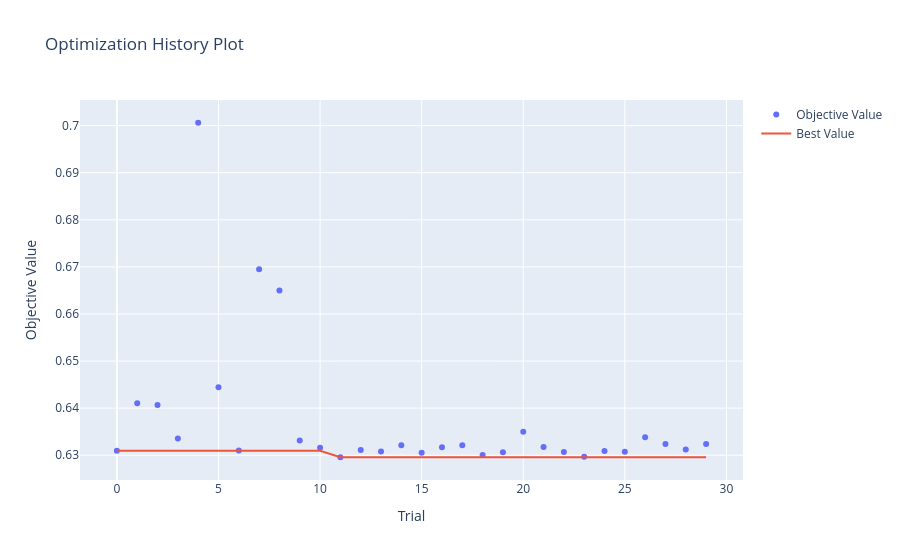
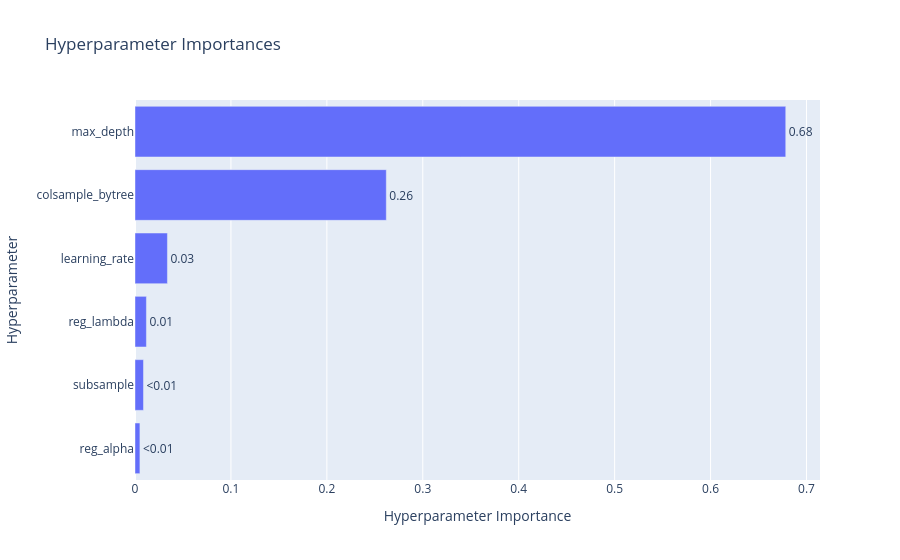

Notebook code cell kept with these figures, in order:
### Code cell
## Plot the results of the parameters optimization

vis.plot_optimization_history(study).show()
vis.plot_param_importances(study).show()

### Figure 1 — Plotly figure (JSON) as saved in the notebook; plotly's stock layout.template omitted (floating-point values rounded to 4 significant figures)
{"data": [{"mode": "markers", "name": "Objective Value", "type": "scatter", "x": [0, 1, 2, 3, 4, 5, 6, 7, 8, 9, 10, 11, 12, 13, 14, 15, 16, 17, 18, 19, 20, 21, 22, 23, 24, 25, 26, 27, 28, 29], "y": [0.6309, 0.641, 0.6407, 0.6335, 0.7006, 0.6444, 0.631, 0.6695, 0.665, 0.6331, 0.6316, 0.6296, 0.6311, 0.6308, 0.6321, 0.6305, 0.6317, 0.6321, 0.63, 0.6306, 0.635, 0.6317, 0.6307, 0.6297, 0.6309, 0.6307, 0.6338, 0.6324, 0.6312, 0.6324]}, {"mode": "lines", "name": "Best Value", "type": "scatter", "x": [0, 1, 2, 3, 4, 5, 6, 7, 8, 9, 10, 11, 12, 13, 14, 15, 16, 17, 18, 19, 20, 21, 22, 23, 24, 25, 26, 27, 28, 29], "y": [0.6309, 0.6309, 0.6309, 0.6309, 0.6309, 0.6309, 0.6309, 0.6309, 0.6309, 0.6309, 0.6309, 0.6296, 0.6296, 0.6296, 0.6296, 0.6296, 0.6296, 0.6296, 0.6296, 0.6296, 0.6296, 0.6296, 0.6296, 0.6296, 0.6296, 0.6296, 0.6296, 0.6296, 0.6296, 0.6296]}, {"marker": {"color": "#cccccc"}, "mode": "markers", "name": "Infeasible Trial", "showlegend": false, "type": "scatter", "x": [], "y": []}], "layout": {"title": {"text": "Optimization History Plot"}, "xaxis": {"title": {"text": "Trial"}}, "yaxis": {"title": {"text": "Objective Value"}}}}

### Figure 2 — Plotly figure (JSON) as saved in the notebook; plotly's stock layout.template omitted (floating-point values rounded to 4 significant figures)
{"data": [{"cliponaxis": false, "hovertemplate": ["reg_alpha (FloatDistribution): 0.005125798704439527<extra></extra>", "subsample (FloatDistribution): 0.008829903295045998<extra></extra>", "reg_lambda (FloatDistribution): 0.011896089542344486<extra></extra>", "learning_rate (FloatDistribution): 0.033807179057191515<extra></extra>", "colsample_bytree (FloatDistribution): 0.26196861113309533<extra></extra>", "max_depth (IntDistribution): 0.6783724182678831<extra></extra>"], "name": "Objective Value", "orientation": "h", "text": ["<0.01", "<0.01", "0.01", "0.03", "0.26", "0.68"], "textposition": "outside", "type": "bar", "x": [0.005126, 0.00883, 0.0119, 0.03381, 0.262, 0.6784], "y": ["reg_alpha", "subsample", "reg_lambda", "learning_rate", "colsample_bytree", "max_depth"]}], "layout": {"title": {"text": "Hyperparameter Importances"}, "xaxis": {"title": {"text": "Hyperparameter Importance"}}, "yaxis": {"title": {"text": "Hyperparameter"}}}}
